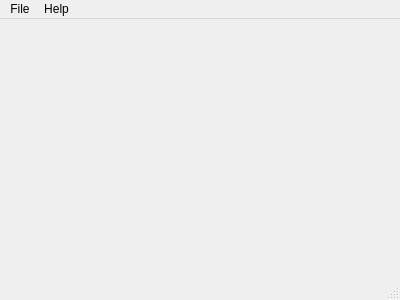
<?xml version="1.0" encoding="UTF-8"?>
<ui version="4.0">
 <class>LoggingVisualizer::MainWindow</class>
 <widget class="QMainWindow" name="LoggingVisualizer::MainWindow">
  <property name="geometry">
   <rect>
    <x>0</x>
    <y>0</y>
    <width>400</width>
    <height>300</height>
   </rect>
  </property>
  <property name="windowTitle">
   <string>MainWindow</string>
  </property>
  <widget class="QWidget" name="centralwidget">
   <layout class="QVBoxLayout" name="verticalLayout">
    <property name="leftMargin">
     <number>0</number>
    </property>
    <property name="topMargin">
     <number>0</number>
    </property>
    <property name="rightMargin">
     <number>0</number>
    </property>
    <property name="bottomMargin">
     <number>0</number>
    </property>
    <item>
     <widget class="LogWidget" name="logWidget" native="true"/>
    </item>
   </layout>
  </widget>
  <widget class="QMenuBar" name="menubar">
   <property name="geometry">
    <rect>
     <x>0</x>
     <y>0</y>
     <width>400</width>
     <height>37</height>
    </rect>
   </property>
   <widget class="QMenu" name="menuFile">
    <property name="title">
     <string>File</string>
    </property>
    <addaction name="actionOpen"/>
    <addaction name="actionClose"/>
    <addaction name="separator"/>
    <addaction name="actionExit"/>
   </widget>
   <widget class="QMenu" name="menuHelp">
    <property name="title">
     <string>Help</string>
    </property>
    <addaction name="actionReport_an_issue"/>
    <addaction name="actionAbout"/>
   </widget>
   <addaction name="menuFile"/>
   <addaction name="menuHelp"/>
  </widget>
  <widget class="QStatusBar" name="statusbar"/>
  <action name="actionOpen">
   <property name="text">
    <string>Open...</string>
   </property>
  </action>
  <action name="actionClose">
   <property name="text">
    <string>Close file</string>
   </property>
  </action>
  <action name="actionExit">
   <property name="text">
    <string>Exit</string>
   </property>
  </action>
  <action name="actionReport_an_issue">
   <property name="text">
    <string>Report an issue</string>
   </property>
  </action>
  <action name="actionAbout">
   <property name="text">
    <string>About</string>
   </property>
  </action>
 </widget>
 <customwidgets>
  <customwidget>
   <class>LogWidget</class>
   <extends>QWidget</extends>
   <header>log_widget.h</header>
   <container>1</container>
  </customwidget>
 </customwidgets>
 <resources/>
 <connections/>
</ui>
